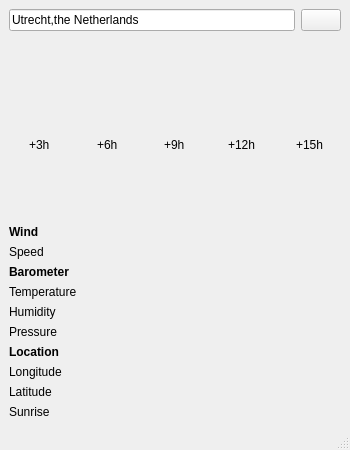
<?xml version="1.0" encoding="UTF-8"?>
<ui version="4.0">
 <class>MainWindow</class>
 <widget class="QMainWindow" name="MainWindow">
  <property name="geometry">
   <rect>
    <x>0</x>
    <y>0</y>
    <width>350</width>
    <height>450</height>
   </rect>
  </property>
  <property name="sizePolicy">
   <sizepolicy hsizetype="Fixed" vsizetype="Fixed">
    <horstretch>0</horstretch>
    <verstretch>0</verstretch>
   </sizepolicy>
  </property>
  <property name="windowTitle">
   <string>Weather</string>
  </property>
  <widget class="QWidget" name="centralwidget">
   <layout class="QVBoxLayout" name="verticalLayout">
    <item>
     <layout class="QHBoxLayout" name="horizontalLayout">
      <item>
       <widget class="QLineEdit" name="lineEdit">
        <property name="text">
         <string>Utrecht,the Netherlands</string>
        </property>
       </widget>
      </item>
      <item>
       <widget class="QPushButton" name="pushButton">
        <property name="text">
         <string/>
        </property>
        <property name="icon">
         <iconset>
          <normaloff>images/arrow-circle-225.png</normaloff>images/arrow-circle-225.png</iconset>
        </property>
       </widget>
      </item>
     </layout>
    </item>
    <item>
     <layout class="QHBoxLayout" name="horizontalLayout_2">
      <item>
       <widget class="QLabel" name="weatherIcon">
        <property name="sizePolicy">
         <sizepolicy hsizetype="Maximum" vsizetype="Preferred">
          <horstretch>0</horstretch>
          <verstretch>0</verstretch>
         </sizepolicy>
        </property>
        <property name="minimumSize">
         <size>
          <width>20</width>
          <height>20</height>
         </size>
        </property>
        <property name="maximumSize">
         <size>
          <width>20</width>
          <height>20</height>
         </size>
        </property>
        <property name="text">
         <string/>
        </property>
       </widget>
      </item>
      <item>
       <widget class="QLabel" name="weatherLabel">
        <property name="text">
         <string/>
        </property>
       </widget>
      </item>
     </layout>
    </item>
    <item>
     <layout class="QGridLayout" name="gridLayout">
      <item row="0" column="1" alignment="Qt::AlignmentFlag::AlignHCenter">
       <widget class="QLabel" name="forecastTime2">
        <property name="layoutDirection">
         <enum>Qt::LayoutDirection::LeftToRight</enum>
        </property>
        <property name="text">
         <string>+6h</string>
        </property>
       </widget>
      </item>
      <item row="0" column="4" alignment="Qt::AlignmentFlag::AlignHCenter">
       <widget class="QLabel" name="forecastTime5">
        <property name="text">
         <string>+15h</string>
        </property>
       </widget>
      </item>
      <item row="0" column="2" alignment="Qt::AlignmentFlag::AlignHCenter">
       <widget class="QLabel" name="forecastTime3">
        <property name="text">
         <string>+9h</string>
        </property>
       </widget>
      </item>
      <item row="0" column="3" alignment="Qt::AlignmentFlag::AlignHCenter">
       <widget class="QLabel" name="forecastTime4">
        <property name="text">
         <string>+12h</string>
        </property>
       </widget>
      </item>
      <item row="0" column="0" alignment="Qt::AlignmentFlag::AlignHCenter">
       <widget class="QLabel" name="forecastTime1">
        <property name="contextMenuPolicy">
         <enum>Qt::ContextMenuPolicy::ActionsContextMenu</enum>
        </property>
        <property name="text">
         <string>+3h</string>
        </property>
       </widget>
      </item>
      <item row="1" column="0">
       <widget class="QLabel" name="forecastIcon1">
        <property name="sizePolicy">
         <sizepolicy hsizetype="MinimumExpanding" vsizetype="Preferred">
          <horstretch>0</horstretch>
          <verstretch>0</verstretch>
         </sizepolicy>
        </property>
        <property name="minimumSize">
         <size>
          <width>20</width>
          <height>20</height>
         </size>
        </property>
        <property name="maximumSize">
         <size>
          <width>200</width>
          <height>20</height>
         </size>
        </property>
        <property name="text">
         <string/>
        </property>
       </widget>
      </item>
      <item row="2" column="0">
       <widget class="QLabel" name="forecastTemp1">
        <property name="text">
         <string/>
        </property>
       </widget>
      </item>
      <item row="1" column="1">
       <widget class="QLabel" name="forecastIcon2">
        <property name="sizePolicy">
         <sizepolicy hsizetype="MinimumExpanding" vsizetype="Preferred">
          <horstretch>0</horstretch>
          <verstretch>0</verstretch>
         </sizepolicy>
        </property>
        <property name="minimumSize">
         <size>
          <width>20</width>
          <height>20</height>
         </size>
        </property>
        <property name="maximumSize">
         <size>
          <width>200</width>
          <height>20</height>
         </size>
        </property>
        <property name="text">
         <string/>
        </property>
       </widget>
      </item>
      <item row="2" column="1">
       <widget class="QLabel" name="forecastTemp2">
        <property name="text">
         <string/>
        </property>
       </widget>
      </item>
      <item row="1" column="2">
       <widget class="QLabel" name="forecastIcon3">
        <property name="sizePolicy">
         <sizepolicy hsizetype="MinimumExpanding" vsizetype="Preferred">
          <horstretch>0</horstretch>
          <verstretch>0</verstretch>
         </sizepolicy>
        </property>
        <property name="minimumSize">
         <size>
          <width>20</width>
          <height>20</height>
         </size>
        </property>
        <property name="maximumSize">
         <size>
          <width>200</width>
          <height>20</height>
         </size>
        </property>
        <property name="text">
         <string/>
        </property>
       </widget>
      </item>
      <item row="2" column="2">
       <widget class="QLabel" name="forecastTemp3">
        <property name="text">
         <string/>
        </property>
       </widget>
      </item>
      <item row="1" column="3">
       <widget class="QLabel" name="forecastIcon4">
        <property name="sizePolicy">
         <sizepolicy hsizetype="MinimumExpanding" vsizetype="Preferred">
          <horstretch>0</horstretch>
          <verstretch>0</verstretch>
         </sizepolicy>
        </property>
        <property name="minimumSize">
         <size>
          <width>20</width>
          <height>20</height>
         </size>
        </property>
        <property name="maximumSize">
         <size>
          <width>200</width>
          <height>20</height>
         </size>
        </property>
        <property name="text">
         <string/>
        </property>
       </widget>
      </item>
      <item row="2" column="3">
       <widget class="QLabel" name="forecastTemp4">
        <property name="text">
         <string/>
        </property>
       </widget>
      </item>
      <item row="1" column="4">
       <widget class="QLabel" name="forecastIcon5">
        <property name="sizePolicy">
         <sizepolicy hsizetype="MinimumExpanding" vsizetype="Preferred">
          <horstretch>0</horstretch>
          <verstretch>0</verstretch>
         </sizepolicy>
        </property>
        <property name="minimumSize">
         <size>
          <width>20</width>
          <height>20</height>
         </size>
        </property>
        <property name="maximumSize">
         <size>
          <width>200</width>
          <height>20</height>
         </size>
        </property>
        <property name="text">
         <string/>
        </property>
       </widget>
      </item>
      <item row="2" column="4">
       <widget class="QLabel" name="forecastTemp5">
        <property name="text">
         <string/>
        </property>
       </widget>
      </item>
     </layout>
    </item>
    <item>
     <layout class="QFormLayout" name="formLayout">
      <item row="0" column="0">
       <widget class="QLabel" name="label">
        <property name="text">
         <string>&lt;html&gt;&lt;head/&gt;&lt;body&gt;&lt;p&gt;&lt;span style=&quot; font-weight:700;&quot;&gt;Wind&lt;/span&gt;&lt;/p&gt;&lt;/body&gt;&lt;/html&gt;</string>
        </property>
       </widget>
      </item>
      <item row="9" column="0">
       <widget class="QLabel" name="label_2">
        <property name="text">
         <string>Sunrise</string>
        </property>
       </widget>
      </item>
      <item row="6" column="0">
       <widget class="QLabel" name="label_3">
        <property name="text">
         <string>&lt;html&gt;&lt;head/&gt;&lt;body&gt;&lt;p&gt;&lt;span style=&quot; font-weight:700;&quot;&gt;Location&lt;/span&gt;&lt;/p&gt;&lt;/body&gt;&lt;/html&gt;</string>
        </property>
       </widget>
      </item>
      <item row="1" column="0">
       <widget class="QLabel" name="label_4">
        <property name="text">
         <string>Speed</string>
        </property>
       </widget>
      </item>
      <item row="2" column="0">
       <widget class="QLabel" name="label_5">
        <property name="text">
         <string>&lt;html&gt;&lt;head/&gt;&lt;body&gt;&lt;p&gt;&lt;span style=&quot; font-weight:700;&quot;&gt;Barometer&lt;/span&gt;&lt;/p&gt;&lt;/body&gt;&lt;/html&gt;</string>
        </property>
       </widget>
      </item>
      <item row="3" column="0">
       <widget class="QLabel" name="label_6">
        <property name="text">
         <string>Temperature</string>
        </property>
       </widget>
      </item>
      <item row="4" column="0">
       <widget class="QLabel" name="label_7">
        <property name="text">
         <string>Humidity</string>
        </property>
       </widget>
      </item>
      <item row="5" column="0">
       <widget class="QLabel" name="label_8">
        <property name="text">
         <string>Pressure</string>
        </property>
       </widget>
      </item>
      <item row="7" column="0">
       <widget class="QLabel" name="label_9">
        <property name="text">
         <string>Longitude</string>
        </property>
       </widget>
      </item>
      <item row="8" column="0">
       <widget class="QLabel" name="label_10">
        <property name="text">
         <string>Latitude</string>
        </property>
       </widget>
      </item>
      <item row="0" column="1">
       <widget class="QLabel" name="label_11">
        <property name="text">
         <string/>
        </property>
       </widget>
      </item>
      <item row="1" column="1">
       <widget class="QLabel" name="windLabel">
        <property name="text">
         <string/>
        </property>
       </widget>
      </item>
      <item row="9" column="1">
       <widget class="QLabel" name="sunriseLabel">
        <property name="text">
         <string/>
        </property>
       </widget>
      </item>
      <item row="8" column="1">
       <widget class="QLabel" name="latitudeLabel">
        <property name="text">
         <string/>
        </property>
       </widget>
      </item>
      <item row="7" column="1">
       <widget class="QLabel" name="longitudeLabel">
        <property name="text">
         <string/>
        </property>
       </widget>
      </item>
      <item row="6" column="1">
       <widget class="QLabel" name="label_18">
        <property name="text">
         <string/>
        </property>
       </widget>
      </item>
      <item row="5" column="1">
       <widget class="QLabel" name="pressureLabel">
        <property name="text">
         <string/>
        </property>
       </widget>
      </item>
      <item row="4" column="1">
       <widget class="QLabel" name="humidityLabel">
        <property name="text">
         <string/>
        </property>
       </widget>
      </item>
      <item row="3" column="1">
       <widget class="QLabel" name="temperatureLabel">
        <property name="text">
         <string/>
        </property>
       </widget>
      </item>
      <item row="2" column="1">
       <widget class="QLabel" name="label_20">
        <property name="text">
         <string/>
        </property>
       </widget>
      </item>
     </layout>
    </item>
   </layout>
  </widget>
  <widget class="QMenuBar" name="menubar">
   <property name="geometry">
    <rect>
     <x>0</x>
     <y>0</y>
     <width>350</width>
     <height>22</height>
    </rect>
   </property>
  </widget>
  <widget class="QStatusBar" name="statusbar"/>
 </widget>
 <resources/>
 <connections/>
</ui>
